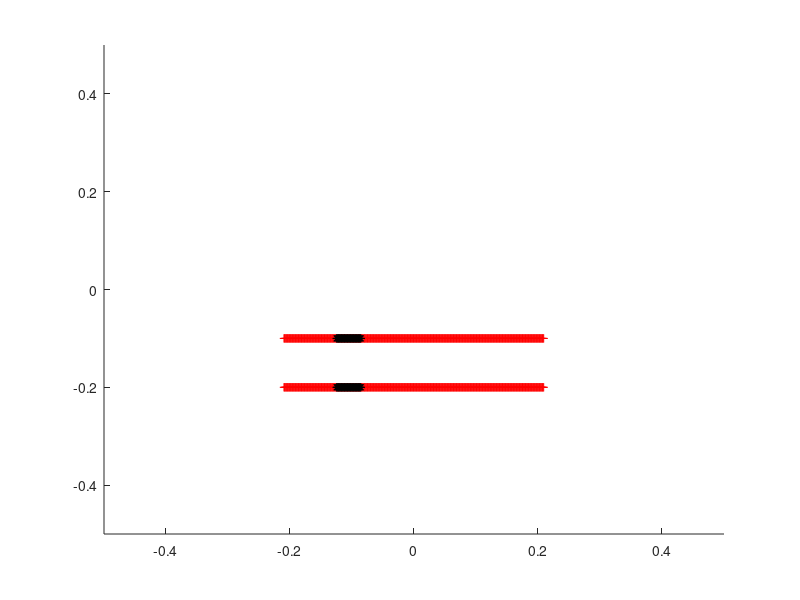

The MATLAB script that drew this image:
L = 1;                              % length of computational domain (m)
N = 512;                            % number of Cartesian grid meshwidths at the finest level of the AMR grid
dx = L/N;                           % Cartesian mesh width (m)
ds = L/(2*N);                       % space between boundary points in straight tube

%%%%%%%%%%%%%%%%%%%%%%%%%%%%%%%%%%%%%%%%%%%%%%%%%%%
%%%%%%%%%%%%%%%%%%%%%%%%%%%%%%%%%%%%%%%%%%%%%%%%%%%
%Parameters for the racetrack

Let = 0.4;                          % Length of elastic tube (m)
Nend = 10;                          % Number of rigid points on each end of elastic section
Lt = Let+2*Nend*ds;                 % Length of straight section with three rigid points on each end
Llong = 0.10;                        % Lenght of long end of the tube

diameter = 0.1;                     % diameter of the tube
R2 = 0.1;                           % radius of inner wall
R1 = R2+diameter;                   % radius of outer wall

Nstraight = 2*ceil(Lt/ds);          % number of points along each straight section
%Ncurve = 2*ceil(pi*R1/ds);          % number of points along each curved section
Nrace = 4*ceil(Llong/ds);         % number of points making up the racetrack part
%Nrace = Nstraight+2*Ncurve;         % number of points making up the racetrack part
theta = 0.30;
%dtheta = pi/(Ncurve/2);             % angle increment for drawing curved edges

mesh_name = 'heart_';               % structure name

centery = 0;                        % y-position of center of curved sections
centerx1 = -0.5*Lt;                 % x-position of center of left curved section
centerx2 = 0.5*Lt;                  % x-position of center of right curved section

%%%%%%%%%%%%%%%%%%%%%%%%%%%%%%%%%%%%%%%%%%%%%%%%%%%%%%%%%%
%%%%%%%%%%%%%%%%%%%%%%%%%%%%%%%%%%%%%%%%%%%%%%%%%%%%%%%%%
% Parameters for the pericardium
Dp = 2*diameter;                    %diameter of the pericardium
Nperi = 2*ceil((Dp-diameter)/ds);  % number of boundary points along the sides of the pericardium
Nperitot = Nperi + Nstraight;       % total number of pericardium points

%%%%%%%%%%%%%%%%%%%%%%%%%%%%%%%%%%%%%%%%%%%%%%%%%%%%%%%%%%
%%%%%%%%%%%%%%%%%%%%%%%%%%%%%%%%%%%%%%%%%%%%%%%%%%%%%%%%%
% Parameters for the actuator
La = 0.04;                          % length of the actuator section
NLa = ceil(La/ds);                  % number of points along each actuator
Ca = 0.25*Lt;                       % center of the actuator section
NCa = ceil(ceil(Nstraight/2)*Ca/Lt); % index of the center point
Na1 = NCa - ceil(NLa/2);            % index of the starting point with respect to the elastic section
Na2 = Na1+NLa-1;                    % index of the ending point with respect to the elastic section

%%%%%%%%%%%%%%%%%%%%%%%%%%%%%%%%%%%%%%%%%%%
%%%%%%%%%%%%%%%%%%%%%%%%%%%%%%%%%%%%%%%%%%%
% material parameters
kappa_spring = 2.0e0;               % spring constant (Newton)
kappa_beam = 5.0e-1;                 % beam stiffness constant (Newton m^2)
kappa_target = kappa_spring;        % target point penalty spring constant (Newton)


%%%%%%%%%%%%%
% Plotting things 

figure(1)
hold on

%%%%%%%%%%%%%%%%%%%%%%%%%%%%%%%%%%%%%%%%%%%%%%%%%%%%%%%%%%%%%%%%%%%%%%%%%%%%%%%%
%%%%%%%%%%%%%%%%%%%%%%%%%%%%%%
% Make the elastic section of the tube
% Write out the vertex information

vertex_fid = fopen([mesh_name 'tube_' num2str(N) '.vertex'], 'w');
fprintf(vertex_fid, '%d\n', Nstraight);

%top part
for i=1:ceil(Nstraight/2),
    ytop = centery-R2;
    xtop = -Lt/2+(i-1)*ds;
    plot(xtop,ytop,'r-+')
    axis([-0.5 0.5 -0.5 0.5])
    fprintf(vertex_fid, '%1.16e %1.16e\n', xtop, ytop);
end

%bottom part
for i=ceil(Nstraight/2)+1:Nstraight,
    ybot = centery-R1;
    xbot = -Lt/2+(i-ceil(Nstraight/2)-1)*ds;
    plot(xbot,ybot,'r-+')
    fprintf(vertex_fid, '%1.16e %1.16e\n', xbot, ybot);
end
fclose(vertex_fid);

%%%%%%%%%%%%%%%%%%%%%%%%%%%%%%%%%%%%%%%%%%%%%%%%%%%%%%%%%%%%%%%%%%%%%%%%%%%%%%%%
%%%%%%%%%%%%%%%%%%%%%%%%%%%%%%
% actuator part
% Write out the vertex information

%top part
vertex_fid = fopen(['actuator_top_' num2str(N) '.vertex'], 'w');
fprintf(vertex_fid, '%d\n', NLa);

for i=Na1:Na2,
    ytop = centery-R2;
    xtop = -Lt/2+i*ds;
    plot(xtop,ytop,'k*')
    fprintf(vertex_fid, '%1.16e %1.16e\n', xtop, ytop);
end
fclose(vertex_fid);

%bottom part
vertex_fid = fopen(['actuator_bot_' num2str(N) '.vertex'], 'w');
fprintf(vertex_fid, '%d\n', NLa);

for i=Na1:Na2,
    ybot = centery-R1;
    xbot = -Lt/2+i*ds;
    plot(xbot,ybot,'k*')
    fprintf(vertex_fid, '%1.16e %1.16e\n', xbot, ybot);
end
fclose(vertex_fid);

%%%%%%%%%%%%%%%%%%%%%%%%%%%%%%%%%%%%%%%%%%%%%%%%%%%%%%%%%%%%%%%%%%%%%%%%%%%%%%%%
%%%%%%%%%%%%%%%%%%%%%%%%%%%%%%
% NO race track part
% Write out the vertex information

vertex_fid = fopen([mesh_name 'norace_' num2str(N) '.vertex'], 'w');
fprintf(vertex_fid, '%d\n', Nrace);

%right part of straight section
for i=1:ceil(Nrace/4),
    ytop = centery-R2;
    xtop = Lt/2+i*ds;
    plot(xtop,ytop,'b-')
    fprintf(vertex_fid, '%1.16e %1.16e\n', xtop, ytop);
end

for i=1:ceil(Nrace/4),
    ybot = centery-R1;
    xbot = Lt/2+i*ds;
    plot(xbot,ybot,'b-')
    fprintf(vertex_fid, '%1.16e %1.16e\n', xbot, ybot);
end

%right part of branched section

for i=1:ceil(Nrace/4),
    ytop = centery-R2+i*ds*sin(theta);
    xtop = Lt/2+Llong+i*ds;
    plot(xtop,ytop,'b-')
    fprintf(vertex_fid, '%1.16e %1.16e\n', xtop, ytop);
end

for i=1:ceil(Nrace/4),
    ybot = centery-R1-i*ds*sin(theta);
    xbot = Lt/2+Llong+i*ds;
    plot(xbot,ybot,'b-')
    fprintf(vertex_fid, '%1.16e %1.16e\n', xbot, ybot);
end

%right part of inner branched section
for i=1:ceil(Nrace/4),
    ytop = centery-R2-0.5*diameter+i*ds*sin(theta);
    xtop = Lt/2+Llong+i*ds;
    plot(xtop,ytop,'b-')
    fprintf(vertex_fid, '%1.16e %1.16e\n', xtop, ytop);
end

for i=1:ceil(Nrace/4),
    ybot = centery-R2-0.5*diameter-i*ds*sin(theta);
    xbot = Lt/2+Llong+i*ds;
    plot(xbot,ybot,'b-')
    fprintf(vertex_fid, '%1.16e %1.16e\n', xbot, ybot);
end


%left part of straight section
for i=1:ceil(Nrace/4),
    ytop = centery-R2;
    xtop = -Lt/2-i*ds;
    plot(xtop,ytop,'b-')
    fprintf(vertex_fid, '%1.16e %1.16e\n', xtop, ytop);
end

for i=1:ceil(Nrace/4),
    ybot = centery-R1;
    xbot = -Lt/2-i*ds;
    plot(xbot,ybot,'b-')
    fprintf(vertex_fid, '%1.16e %1.16e\n', xbot, ybot);
end

%left part of outer branched section
for i=1:ceil(Nrace/4),
    ytop = centery-R2+i*ds*sin(theta);
    xtop = -Lt/2-Llong-i*ds;
    plot(xtop,ytop,'b-')
    fprintf(vertex_fid, '%1.16e %1.16e\n', xtop, ytop);
end

for i=1:ceil(Nrace/4),
    ybot = centery-R1-i*ds*sin(theta);
    xbot = -Lt/2-Llong-i*ds;
    plot(xbot,ybot,'b-')
    fprintf(vertex_fid, '%1.16e %1.16e\n', xbot, ybot);
end

%left part of inner branched section
for i=1:ceil(Nrace/4),
    ytop = centery-R2-0.5*diameter+i*ds*sin(theta);
    xtop = -Lt/2-Llong-i*ds;
    plot(xtop,ytop,'b-')
    fprintf(vertex_fid, '%1.16e %1.16e\n', xtop, ytop);
end

for i=1:ceil(Nrace/4),
    ybot = centery-R2-0.5*diameter-i*ds*sin(theta);
    xbot = -Lt/2-Llong-i*ds;
    plot(xbot,ybot,'b-')
    fprintf(vertex_fid, '%1.16e %1.16e\n', xbot, ybot);
end



fclose(vertex_fid);

%%%%%%%%%%%%%%%%%%%%%%%%%%%%%%%%%%%%%%%%%%%%%%%%%%%%%%%%%%%%%%%%%%%%%%%%%%%%%%%%
%%%%%%%%%%%%%%%%%%%%%%%%%%%%%%%%%%%%%%%%%%%%%%%%%%%%%%%%%%%%%%%%%%%%%%%%
% Pericardium
% Write out the vertex information
% 
% vertex_fid = fopen([mesh_name 'peri_' num2str(N) '.vertex'], 'w');
% fprintf(vertex_fid, '%d\n', Nperitot);
% 
% % make the top and bottom of the pericardium
% for i=1:ceil(Nstraight/2),
%     ytop = centery-(R2-(Dp-diameter)/2);
%     xtop = -Lt/2+(i-1)*ds;
%     fprintf(vertex_fid, '%1.16e %1.16e\n', xtop, ytop);
% end
% 
% for i=ceil(Nstraight/2)+1:Nstraight,
%     ybot = centery-R1-(Dp-diameter)/2;
%     xbot = -Lt/2+(i-ceil(Nstraight/2)-1)*ds;
%     fprintf(vertex_fid, '%1.16e %1.16e\n', xbot, ybot);
% end
% 
% % make the four side pieces
% for i=Nstraight+1:Nstraight+ceil(Nperi/4),
%     y = centery-(R1+(Dp-diameter)/2)+(i-Nstraight-1)*ds;
%     x = -Lt/2;
%     fprintf(vertex_fid, '%1.16e %1.16e\n', x, y);
% end
% 
% for i=Nstraight+ceil(Nperi/4)+1:Nstraight+ceil(Nperi/2),
%     y = centery-R2+(i-Nstraight-ceil(Nperi/4)-1)*ds;
%     x = -Lt/2;
%     fprintf(vertex_fid, '%1.16e %1.16e\n', x, y);
% end
% 
% for i=Nstraight+ceil(Nperi/2)+1:Nstraight+ceil(3*Nperi/4),
%     y = centery-(R1+(Dp-diameter)/2)+(i-Nstraight-ceil(Nperi/2)-1)*ds;
%     x = Lt/2;
%     fprintf(vertex_fid, '%1.16e %1.16e\n', x, y);
% end
% 
% for i=Nstraight+ceil(3*Nperi/4)+1:Nperitot,
%     y = centery-R2+(i-Nstraight-ceil(3*Nperi/4)-1)*ds;
%     x = Lt/2;
%     fprintf(vertex_fid, '%1.16e %1.16e\n', x, y);
% end
% fclose(vertex_fid);


hold off

%%%%%%%%%%%%%%%%%%%%%%%%%%%%%%%%%%%%%%%%%%%%%%%%%%%%%%%%%%%%%%%%%%%%%%%%%%%%%%%%
%%%%%%%%%%%%%%%%%%%%%%%%%%%%%%%%%%%%%%%%%%%%%%%%%%%%%%%%%%%%%%%%%%%%%%%%%%%%%%%%
% Write out the spring information for the elastic section

spring_fid = fopen([mesh_name 'tube_' num2str(N) '.spring'], 'w');
fprintf(spring_fid, '%d\n', Nstraight-2);

%elastic part of tube
for i = 0:ceil(Nstraight/2)-2,
    fprintf(spring_fid, '%d %d %1.16e %1.16e\n', i, i+1, kappa_spring*ds/(ds^2), ds);
end

for i = ceil(Nstraight/2):Nstraight-2,
    fprintf(spring_fid, '%d %d %1.16e %1.16e\n', i, i+1, kappa_spring*ds/(ds^2), ds);
end

fclose(spring_fid);
%
% %%%%%%%%%%%%%%%%%%%%%%%%%%%%%%%%%%%%%%%%%%%%%%%%%%%%%%%%%%%%%%%%%%%%%%%%%%%%%%%%
% %%%%%%%%%%%%%%%%%%%%%%%%%%%%%%%%%%%%%%%%%%%%%%%%%%%%%%%%%%%%%%%%%%%%%%%%%%%%%%%%

% % Write out the beam information for the elastic section

beam_fid = fopen([mesh_name 'tube_' num2str(N) '.beam'], 'w');
fprintf(beam_fid, '%d\n', Nstraight-4);

%elastic part of tube
for i = 0:ceil(Nstraight/2)-3,
    fprintf(beam_fid, '%d %d %d %1.16e\n', i, i+1, i+2, kappa_beam*ds/(ds^4));
end

for i = ceil(Nstraight/2):Nstraight-3,
    fprintf(beam_fid, '%d %d %d %1.16e\n', i, i+1, i+2, kappa_beam*ds/(ds^4));
end
fclose(beam_fid);

%%%%%%%%%%%%%%%%%%%%%%%%%%%%%%%%%%%%%%%%%%%%%%%%%%%%%%%%%%%%%%%%%%%%%%%%%%%%%%%%
%%%%%%%%%%%%%%%%%%%%%%%%%%%%%%%%%%%%%%%%%%%%%%%%%%%%%%%%%%%%%%%%%%%%%%%%%%%%%%%%

% Write out the target point information for the ends of the elastic tube
target_fid = fopen([mesh_name 'tube_' num2str(N) '.target'], 'w');

fprintf(target_fid, '%d\n', 4*Nend);

for i = 0:Nend-1,
    fprintf(target_fid, '%d %1.16e\n', i, kappa_target*ds/(ds^2));
end

for i = ceil(Nstraight/2)-Nend:ceil(Nstraight/2)-1,
    fprintf(target_fid, '%d %1.16e\n', i, kappa_target*ds/(ds^2));
end

for i = ceil(Nstraight/2):ceil(Nstraight/2)+Nend-1,
    fprintf(target_fid, '%d %1.16e\n', i, kappa_target*ds/(ds^2));
end

for i = Nstraight-Nend:Nstraight-1,
    fprintf(target_fid, '%d %1.16e\n', i, kappa_target*ds/(ds^2));
end

fclose(target_fid);

%%%%%%%%%%%%%%%%%%%%%%%%%%%%%%%%%%%%%%%%%%%%%%%%%%%%%%%%%%%%%%%%%%%%%%%%%%%%%%%%
% Write out the target point information for the actuator

%top actuator
target_fid = fopen(['actuator_top_' num2str(N) '.target'], 'w');
fprintf(target_fid, '%d\n', NLa);

for i = 0:NLa-1,
    fprintf(target_fid, '%d %1.16e\n', i, kappa_target*ds/(ds^2));
end

fclose(target_fid);

%bottom actuator
target_fid = fopen(['actuator_bot_' num2str(N) '.target'], 'w');
fprintf(target_fid, '%d\n', NLa);

for i = 0:NLa-1,
    fprintf(target_fid, '%d %1.16e\n', i, kappa_target*ds/(ds^2));
end

fclose(target_fid);

%%%%%%%%%%%%%%%%%%%%%%%%%%%%%%%%%%%%%%%%%%%%%%%%%%%%%%%%%%%%%%%%%%%%%%%%%%%%%%%%
% Write out the target point information for the racetrack
target_fid = fopen([mesh_name 'norace_' num2str(N) '.target'], 'w');

fprintf(target_fid, '%d\n', Nrace);

for i = 0:Nrace-1,
    fprintf(target_fid, '%d %1.16e\n', i, kappa_target*ds/(ds^2));
end

fclose(target_fid);

%%%%%%%%%%%%%%%%%%%%%%%%%%%%%%%%%%%%%%%%%%%%%%%%%%%%%%%%%%%%%%%%%%%%%%%%%%%%%%%%
% Write out the target point information for the pericardium
% target_fid = fopen([mesh_name 'peri_' num2str(N) '.target'], 'w');
% 
% fprintf(target_fid, '%d\n', Nperitot);
% 
% for i = 0:Nperitot-1,
%     fprintf(target_fid, '%d %1.16e\n', i, kappa_target*ds/(ds^2));
% end
% 
% fclose(target_fid);

%%%%%%%%%%%%%%%%%%%%%%%%%%%%%%%%%%%%%%%%%%%%%%%%%%%%%%%%%%%%%%%%%%%%%%%%%%%%%%%%
